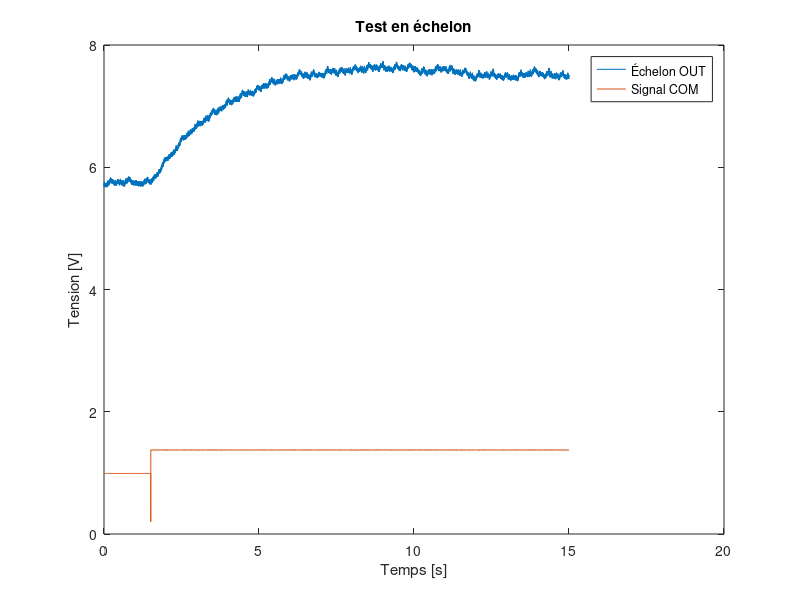

This figure's MATLAB source:
%openinout; %Permet l'accès aux ports du calculateur analogique.

%%%%%%%%%%%%%%%%%%%%%%%%%%%%%%%%%%%%%%%%%%%%%%%%%%%%%%%%%%%%%%%%%%%%%%%%%%%%
%METTEZ VOTRE CODE ICI
%%%%%%%%%%%%%%%%%%%%%%%%%%%%%%%%%%%%%%%%%%%%%%%%%%%%%%%%%%%%%%%%%%%%%%%%%%%%

fs = 1000;
duration = 15;

%[time, data] = acqui(fs, duration);
load('1v-1.4v.mat');

figure
plot(time, data(:,1), time, data(:,2))
ylabel('Tension [V]')
xlabel('Temps [s]')
title('Test en échelon')
legend('Échelon OUT', 'Signal COM')

%max2 = max(data(:,2))

%%%%%%%%%%%%%%%%%%%%%%%%%%%%%%%%%%%%%%%%%%%%%%%%%%%%%%%%%%%%%%%%%%%%%%%%%%%%
%Traitement des données pour Simulink
%%%%%%%%%%%%%%%%%%%%%%%%%%%%%%%%%%%%%%%%%%%%%%%%%%%%%%%%%%%%%%%%%%%%%%%%%%%%
%REF = [time, data(:,1)]; %(Référence) échelon de réf
COM = [time, data(:,2)]; %(Commande) Réarrange la structure des données pour leur utilisation dans Simulink.
OUT = [time, data(:,1)]; %(Sortie) Réarrange la structure des données pour leur utilisation dans Simulink.

%closeinout %Permet de retirer l'accès aux ports du calculateur analogique.